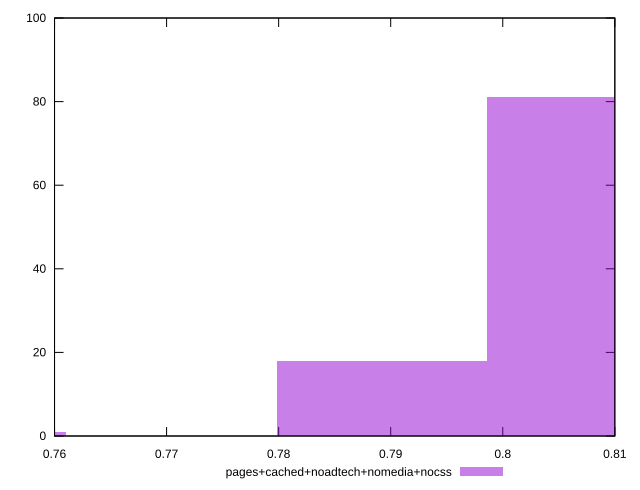

gnuplot code for this plot:
reset

$pagesCachedNoadtechNomediaNocss <<EOF
0.751637726498918 1
0.7892196128238639 18
0.8080105559863369 81
EOF

set key outside below
set boxwidth 0.01879094316247295
set xrange [0.76:0.81]
set yrange [0:100]
set trange [0:100]
set style fill transparent solid 0.5 noborder
set terminal svg size 640, 490 enhanced background rgb 'white'
set output "report_00023_2021-02-20T12:14:57.249Z/meta/score/comparison/histogram/4_vs_5.svg"

plot $pagesCachedNoadtechNomediaNocss title "pages+cached+noadtech+nomedia+nocss" with boxes

reset
